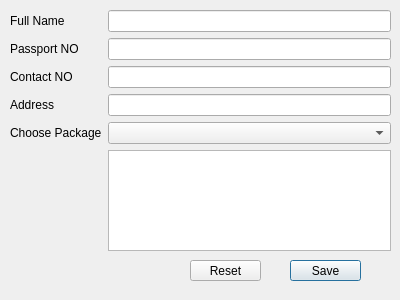
<?xml version="1.0" encoding="UTF-8"?>
<ui version="4.0">
 <class>RegisterTourist</class>
 <widget class="QDialog" name="RegisterTourist">
  <property name="geometry">
   <rect>
    <x>0</x>
    <y>0</y>
    <width>400</width>
    <height>300</height>
   </rect>
  </property>
  <property name="maximumSize">
   <size>
    <width>400</width>
    <height>300</height>
   </size>
  </property>
  <property name="windowTitle">
   <string>Register Tourist</string>
  </property>
  <widget class="QWidget" name="formLayoutWidget">
   <property name="geometry">
    <rect>
     <x>10</x>
     <y>10</y>
     <width>381</width>
     <height>241</height>
    </rect>
   </property>
   <layout class="QFormLayout" name="formLayout">
    <item row="0" column="0">
     <widget class="QLabel" name="label">
      <property name="text">
       <string>Full Name</string>
      </property>
     </widget>
    </item>
    <item row="0" column="1">
     <widget class="QLineEdit" name="txtName"/>
    </item>
    <item row="1" column="0">
     <widget class="QLabel" name="label_2">
      <property name="text">
       <string>Passport NO</string>
      </property>
     </widget>
    </item>
    <item row="1" column="1">
     <widget class="QLineEdit" name="txtPassport"/>
    </item>
    <item row="2" column="0">
     <widget class="QLabel" name="label_3">
      <property name="text">
       <string>Contact NO</string>
      </property>
     </widget>
    </item>
    <item row="2" column="1">
     <widget class="QLineEdit" name="txtContact"/>
    </item>
    <item row="3" column="0">
     <widget class="QLabel" name="label_4">
      <property name="text">
       <string>Address</string>
      </property>
     </widget>
    </item>
    <item row="3" column="1">
     <widget class="QLineEdit" name="txtAddress"/>
    </item>
    <item row="4" column="0">
     <widget class="QLabel" name="label_5">
      <property name="text">
       <string>Choose Package</string>
      </property>
     </widget>
    </item>
    <item row="4" column="1">
     <widget class="QComboBox" name="cmbChoosePackage"/>
    </item>
    <item row="5" column="1">
     <widget class="QTextEdit" name="txtPackageDescription"/>
    </item>
   </layout>
  </widget>
  <widget class="QPushButton" name="btnSave">
   <property name="geometry">
    <rect>
     <x>290</x>
     <y>260</y>
     <width>71</width>
     <height>21</height>
    </rect>
   </property>
   <property name="text">
    <string>Save</string>
   </property>
  </widget>
  <widget class="QPushButton" name="btnReset">
   <property name="geometry">
    <rect>
     <x>190</x>
     <y>260</y>
     <width>71</width>
     <height>21</height>
    </rect>
   </property>
   <property name="text">
    <string>Reset</string>
   </property>
  </widget>
 </widget>
 <resources/>
 <connections/>
</ui>
